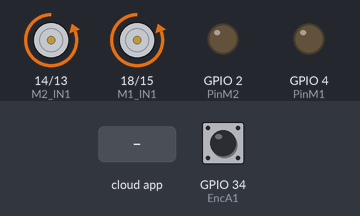
The sketch below on a simulated ESP32. Shown: motor-driver pin pairs drawn as motors (green arrow = first pin HIGH = forward, orange = second pin HIGH = backward, longer = more drive), output pins drawn as LEDs (lit = HIGH). Inputs (shaded band) come from the test bench; at power-on: GPIO 34 (EncA1) HIGH. The ROS host is connected and sends only what is stated; what the sketch prints to the serial monitor is not drawn.

Above: at 1.2 s.
1.3 s: the phone or cloud app sets motor_input to -100
At 2.2 s:
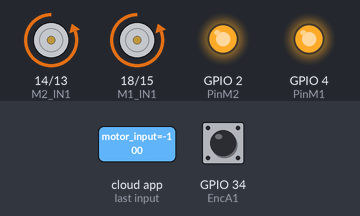
2.8 s: the phone or cloud app sets motor_input to 0
At 3.4 s:
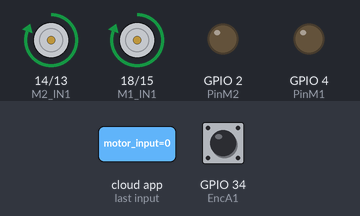
4.3 s: the phone or cloud app sets motor_input to 100
At 5.8 s:
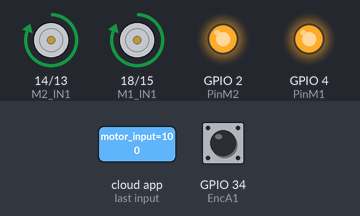
Timing chart, 0 to 7.3 s (numbered marks = the images above; inputs shaded):
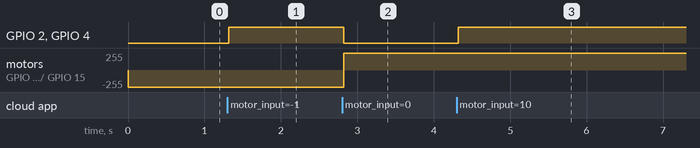

Measured:
- after the input at 1.3 s, GPIO 2 (PinM2), GPIO 4 (PinM1): LOW → HIGH at once
- after the input at 2.8 s, GPIO 2 (PinM2), GPIO 4 (PinM1): HIGH → LOW at once; motor on GPIO 14 (M2_IN1) / GPIO 13 (M2_IN2), motor on GPIO 18 (M1_IN1) / GPIO 15 (M1_IN2): backward 255/255 → forward 255/255 at once
- after the input at 4.3 s, GPIO 2 (PinM2), GPIO 4 (PinM1): LOW → HIGH at once

The sketch:

motor_openloop.ino
```cpp
// Import Basic Libraries
#include <ros.h>
#include <std_msgs/Float32.h>

// Declare ROS node
ros::NodeHandle nh;

// Declare variables and GPIO
const int PinM1 = 4;
const int PinM2 = 2;

const int M1_IN1 = 18;
const int M1_IN2 = 15;
const int M2_IN1 = 14;
const int M2_IN2 = 13;

const int EncA1 = 34;
const int EncB1 = 36;
const int EncA2 = 39;
const int EncB2 = 35;

const int Channel = 0;
const int freq = 980;
const int resolution = 8;

float pwm = 0.0;
bool reverse = true;

const int PPR = 11;
const float gears = 34;
volatile int count = 0;
volatile int lastCount = 0;
unsigned long lastTime = 0;
float RPS = 0.0;
float angVelocity = 0.0;
int signVelocity = 1;

// Callback function for the subscription
void callback(const std_msgs::Float32& msg){
  pwm = msg.data * 100;
  if (pwm < 0){
    reverse = true;
    signVelocity = -1;
    pwm *= (-1);
  }
  else{
    reverse = false;
    signVelocity = 1;
  }
}

// Publisher & Subscribers
std_msgs::Float32 speedMotor;
ros::Subscriber<std_msgs::Float32> sub("motor_input", &callback);
ros::Publisher pub("motor_output", &speedMotor);

void setup()
{
  Serial.begin(9600);
  pinMode(M1_IN1, OUTPUT);
  pinMode(M1_IN2, OUTPUT);
  pinMode(M2_IN1, OUTPUT);
  pinMode(M2_IN2, OUTPUT);

  pinMode(EncA1, INPUT);
  pinMode(EncB1, INPUT);
  pinMode(EncA2, INPUT);
  pinMode(EncB2, INPUT);

  // Initialize the pwm
  ledcSetup(Channel, freq, resolution);
  ledcAttachPin(PinM1, Channel);
  ledcAttachPin(PinM2, Channel);

  attachInterrupt(digitalPinToInterrupt(EncA1), pulse, RISING);

  // Manage ROS node
  nh.initNode();
  nh.advertise(pub);
  nh.subscribe(sub);
}

void loop()
{
  // Call functions
  pwm_duty_cycle();
  directions();
  speedEncoders();

  // Publish to topics
  speedMotor.data = angVelocity * signVelocity;
  Serial.println(speedMotor.data);
  pub.publish(&speedMotor);
  nh.spinOnce();
  delay(10);
}

void pwm_duty_cycle()
{
  // Map the received pwm
  int dutyCycle = map(pwm, 0.0, 100.0, 0, 255);
  ledcWrite(Channel, dutyCycle);
}

void directions()
{
  // Control the direction for the encoders
  if (reverse){
    // CCW
    digitalWrite(M1_IN1, LOW);
    digitalWrite(M1_IN2, HIGH);
    // CW
    digitalWrite(M2_IN1, LOW);
    digitalWrite(M2_IN2, HIGH);
  }
  else{
    // CW
    digitalWrite(M1_IN1, HIGH);
    digitalWrite(M1_IN2, LOW);
    // CCW
    digitalWrite(M2_IN1, HIGH);
    digitalWrite(M2_IN2, LOW);
  }
}

void speedEncoders(){
  unsigned long currTime = millis();
  unsigned long elapsedTime = currTime - lastTime;

  if (elapsedTime >= 1000){
    noInterrupts();
    count = lastCount;
    lastCount = 0;
    interrupts();

    RPS = ((float)count / PPR) / gears;
    angVelocity = 2*3.1416*RPS;
    lastTime = currTime;
  }
}

void pulse(){
  lastCount++;
}
```
